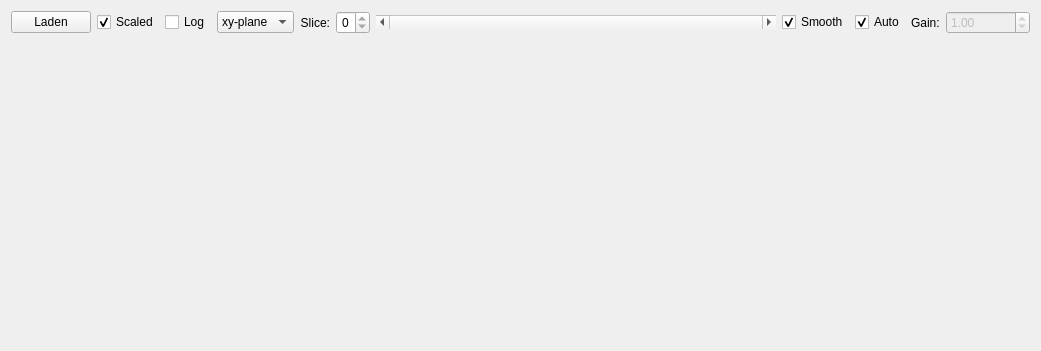
<?xml version="1.0" encoding="UTF-8"?>
<ui version="4.0">
 <class>Form</class>
 <widget class="QWidget" name="Form">
  <property name="geometry">
   <rect>
    <x>0</x>
    <y>0</y>
    <width>993</width>
    <height>351</height>
   </rect>
  </property>
  <property name="sizePolicy">
   <sizepolicy hsizetype="Expanding" vsizetype="Expanding">
    <horstretch>0</horstretch>
    <verstretch>0</verstretch>
   </sizepolicy>
  </property>
  <property name="windowTitle">
   <string>Mag Slicer</string>
  </property>
  <layout class="QVBoxLayout" name="verticalLayout">
   <item>
    <layout class="QHBoxLayout" name="horizontalLayout">
     <item>
      <widget class="QPushButton" name="pushButtonLoad">
       <property name="text">
        <string>Laden</string>
       </property>
      </widget>
     </item>
     <item>
      <widget class="QCheckBox" name="checkBoxScale">
       <property name="text">
        <string>Scaled</string>
       </property>
       <property name="checked">
        <bool>true</bool>
       </property>
       <property name="tristate">
        <bool>false</bool>
       </property>
      </widget>
     </item>
     <item>
      <widget class="QCheckBox" name="checkBoxLog">
       <property name="text">
        <string>Log</string>
       </property>
      </widget>
     </item>
     <item>
      <widget class="QComboBox" name="comboBoxSlice">
       <item>
        <property name="text">
         <string>xy-plane</string>
        </property>
       </item>
       <item>
        <property name="text">
         <string>xz-plane</string>
        </property>
       </item>
       <item>
        <property name="text">
         <string>zy-plane</string>
        </property>
       </item>
      </widget>
     </item>
     <item>
      <widget class="QLabel" name="labelSlice">
       <property name="text">
        <string>Slice:</string>
       </property>
       <property name="alignment">
        <set>Qt::AlignRight|Qt::AlignTrailing|Qt::AlignVCenter</set>
       </property>
      </widget>
     </item>
     <item>
      <widget class="QSpinBox" name="spinBoxSlice">
       <property name="alignment">
        <set>Qt::AlignRight|Qt::AlignTrailing|Qt::AlignVCenter</set>
       </property>
       <property name="maximum">
        <number>0</number>
       </property>
       <property name="value">
        <number>0</number>
       </property>
      </widget>
     </item>
     <item>
      <widget class="QScrollBar" name="scrollBarSlice">
       <property name="sizePolicy">
        <sizepolicy hsizetype="Expanding" vsizetype="Fixed">
         <horstretch>0</horstretch>
         <verstretch>0</verstretch>
        </sizepolicy>
       </property>
       <property name="minimumSize">
        <size>
         <width>400</width>
         <height>0</height>
        </size>
       </property>
       <property name="maximum">
        <number>0</number>
       </property>
       <property name="orientation">
        <enum>Qt::Horizontal</enum>
       </property>
      </widget>
     </item>
     <item>
      <widget class="QCheckBox" name="checkBoxSmooth">
       <property name="text">
        <string>Smooth</string>
       </property>
       <property name="checked">
        <bool>true</bool>
       </property>
      </widget>
     </item>
     <item>
      <widget class="QCheckBox" name="checkBoxAuto">
       <property name="text">
        <string>Auto</string>
       </property>
       <property name="checked">
        <bool>true</bool>
       </property>
      </widget>
     </item>
     <item>
      <widget class="QLabel" name="labelGain">
       <property name="text">
        <string>Gain:</string>
       </property>
      </widget>
     </item>
     <item>
      <widget class="QDoubleSpinBox" name="spinBoxGain">
       <property name="enabled">
        <bool>false</bool>
       </property>
       <property name="maximum">
        <double>1000000.000000000000000</double>
       </property>
       <property name="singleStep">
        <double>0.100000000000000</double>
       </property>
       <property name="value">
        <double>1.000000000000000</double>
       </property>
      </widget>
     </item>
    </layout>
   </item>
   <item>
    <layout class="QHBoxLayout" name="horizontalLayoutPlots">
     <property name="spacing">
      <number>0</number>
     </property>
     <property name="sizeConstraint">
      <enum>QLayout::SetNoConstraint</enum>
     </property>
     <item>
      <widget class="MatplotlibWidget" name="mplWidgetMag">
       <property name="sizePolicy">
        <sizepolicy hsizetype="Ignored" vsizetype="Expanding">
         <horstretch>10</horstretch>
         <verstretch>0</verstretch>
        </sizepolicy>
       </property>
       <property name="cursor">
        <cursorShape>ArrowCursor</cursorShape>
       </property>
       <property name="layoutDirection">
        <enum>Qt::LeftToRight</enum>
       </property>
       <property name="autoFillBackground">
        <bool>false</bool>
       </property>
      </widget>
     </item>
     <item>
      <widget class="MatplotlibWidget" name="mplWidgetHolo">
       <property name="sizePolicy">
        <sizepolicy hsizetype="Ignored" vsizetype="Expanding">
         <horstretch>10</horstretch>
         <verstretch>0</verstretch>
        </sizepolicy>
       </property>
      </widget>
     </item>
     <item>
      <widget class="MatplotlibWidget" name="mplWidgetPhase">
       <property name="enabled">
        <bool>true</bool>
       </property>
       <property name="sizePolicy">
        <sizepolicy hsizetype="Ignored" vsizetype="Expanding">
         <horstretch>10</horstretch>
         <verstretch>0</verstretch>
        </sizepolicy>
       </property>
      </widget>
     </item>
    </layout>
   </item>
  </layout>
 </widget>
 <customwidgets>
  <customwidget>
   <class>MatplotlibWidget</class>
   <extends>QWidget</extends>
   <header>matplotlibwidget</header>
  </customwidget>
 </customwidgets>
 <resources/>
 <connections>
  <connection>
   <sender>spinBoxSlice</sender>
   <signal>valueChanged(int)</signal>
   <receiver>scrollBarSlice</receiver>
   <slot>setValue(int)</slot>
   <hints>
    <hint type="sourcelabel">
     <x>335</x>
     <y>18</y>
    </hint>
    <hint type="destinationlabel">
     <x>380</x>
     <y>17</y>
    </hint>
   </hints>
  </connection>
  <connection>
   <sender>scrollBarSlice</sender>
   <signal>valueChanged(int)</signal>
   <receiver>spinBoxSlice</receiver>
   <slot>setValue(int)</slot>
   <hints>
    <hint type="sourcelabel">
     <x>364</x>
     <y>27</y>
    </hint>
    <hint type="destinationlabel">
     <x>321</x>
     <y>29</y>
    </hint>
   </hints>
  </connection>
  <connection>
   <sender>checkBoxAuto</sender>
   <signal>toggled(bool)</signal>
   <receiver>spinBoxGain</receiver>
   <slot>setDisabled(bool)</slot>
   <hints>
    <hint type="sourcelabel">
     <x>761</x>
     <y>18</y>
    </hint>
    <hint type="destinationlabel">
     <x>870</x>
     <y>14</y>
    </hint>
   </hints>
  </connection>
 </connections>
</ui>
